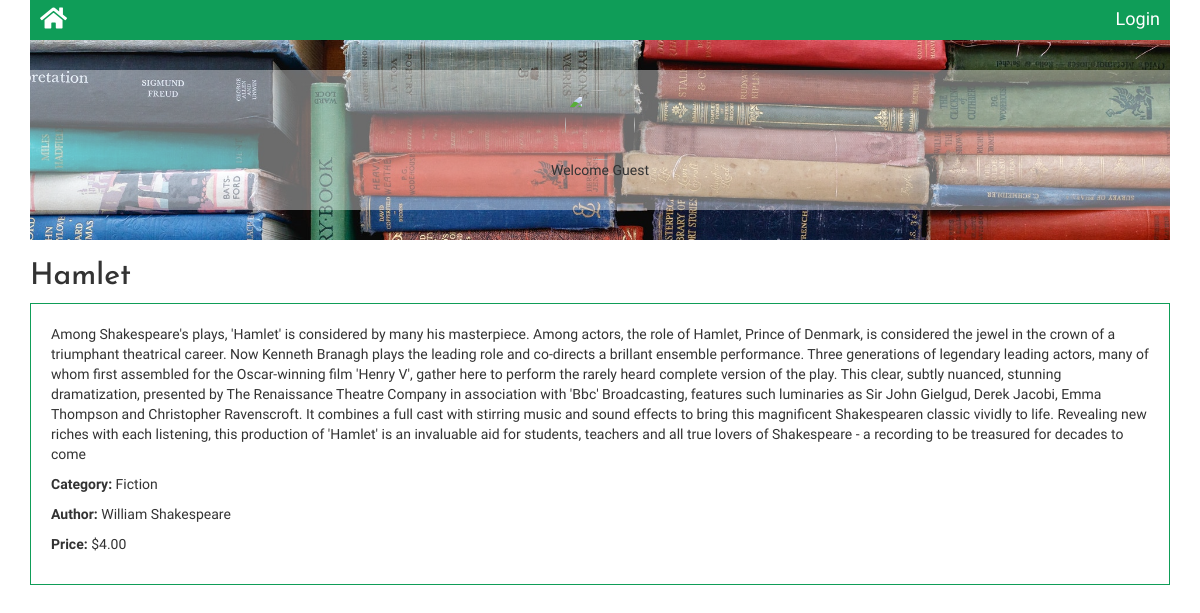
/catalog/1/book/15, run on the app's committed database.
### database_setup.py (models this page shows, shortened)
class Books(Base):
    __tablename__ = 'books'
    id = Column(Integer, primary_key=True)
    name = Column(String(150), nullable=False)
    description = Column(String)
    author = Column(String)
    price = Column(String)
    category_id = Column(Integer, ForeignKey("book_category.id"))
    book_category = relationship(BookCategory)
    user_id = Column(Integer, ForeignKey("user.id"))
    user = relationship(User)
    created_at = Column(DateTime, default=datetime.datetime.utcnow)
    updated_at = Column(DateTime, default=datetime.datetime.utcnow,
                        onupdate=datetime.datetime.utcnow)

class BookCategory(Base):
    __tablename__ = 'book_category'
    id = Column(Integer,primary_key = True)
    name = Column(String(140),nullable = False)

### Books.py (the view)
@app.route('/catalog/<int:category_id>/book/<int:book_id>')
def bookDetails(category_id, book_id):
    category = session.query(BookCategory).filter_by(id=category_id).one()
    book = session.query(Books).filter_by(id=book_id).one()
    if ('user_id' not in login_session or
       book.user_id != login_session['user_id']):
        return render_template('publicBook_details.html', category=category,
                               book=book, login_session=login_session)
    else:
        return render_template('book_details.html', category=category,
                               book=book, login_session=login_session)

### templates/publicBook_details.html (shortened to what this page needs)
<!DOCTYPE>
<html>
<head>
    <link rel=stylesheet type=text/css href="{{url_for('static',filename='css/book_details.css')}}">
</head>
<body>
    {% extends "main.html" %}
    {% block content %}
    <header>
        {% include "header.html" %}
    </header>
    <main>
        <div class="content">
            <h2 class="heading-font">{{book.name}}</h2>
            <div class="book-content content-font">
                    <p>{{book.description}}</p>
                    <label>Category:</label>
                <p>{{category.name}}</p>
                <br>
               <label>Author:</label>
                <p>{{book.author}}</p>
                <br>
                <label>Price:</label>
                <p>{{book.price}}</p>
            </div>
        </div>
        {% endblock %}

### static/css/book_details.css (style rules this page uses)
.book-content { padding:2rem; border:1px solid rgb(15,157,88); }
.book-content p { display:inline-block; }

### static/css/global.css (style rules this page uses)
body { margin:0; box-sizing: border-box; }
.heading-font { font-family: 'Josefin Sans', sans-serif; }
.content-font { font-family: 'Varela Round', sans-serif; }

### data on the page
Books: name "Hamlet", description "Among Shakespeare's plays, 'Hamlet' is considered by many his masterpiece. Among actors, the role of Hamlet, Prince of Denmark, is considered the jewel in the crown of a triumphant theatrical career. Now Kenneth Branagh plays the leading role and co-directs a brillant ensemble performance. Three generations of legendary leading actors, many of whom first assembled for the Oscar-winning film 'Henry V', gather here to perform the rarely heard complete version of the play. This clear, subtly nuanced, stunning dramatization, presented by The Renaissance Theatre Company in association with 'Bbc' Broadcasting, features such luminaries as Sir John Gielgud, Derek Jacobi, Emma Thompson and…", author "William Shakespeare", price "$4.00"
BookCategory: name "Fiction"
